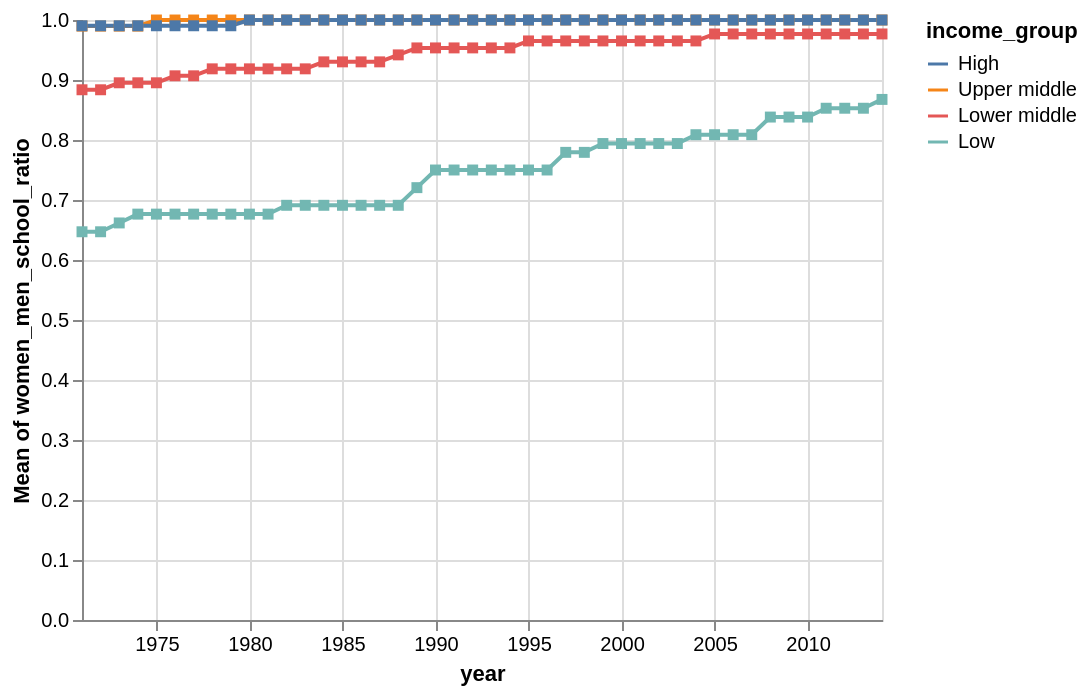

The notebook cell saved with this chart:
### Markdown cell above
**Question 3.5** 
<br> {points: 2}

Use layering to add a [square mark](https://altair-viz.github.io/altair-viz-v4/user_guide/marks.html#marks) for every data point in the plot `line_plot_sorted` from **Question 3.4** (so one per yearly mean in each group). 

*Hint: This question is much more simple than you likely think, refer to the slides if this is causing any confusion.*


*Save the layered plot in an object named `plots_combined`.*

### Code cell
plots_combined = line_plot_sorted + line_plot_sorted.mark_square()

# your code here
plots_combined

### Figure 1 — Vega-Lite specification as saved in the notebook (floating-point values rounded to 4 significant figures; data arrays with more than 128 entries replaced by an {"elided": "..."} marker saying what was removed)
{"config": {"view": {"continuousWidth": 400, "continuousHeight": 300}}, "layer": [{"mark": "line", "encoding": {"color": {"type": "nominal", "field": "income_group", "sort": ["High", "Upper middle", "Lower middle", "Low"]}, "x": {"type": "temporal", "field": "year"}, "y": {"type": "quantitative", "aggregate": "mean", "field": "women_men_school_ratio"}}}, {"mark": "square", "encoding": {"color": {"type": "nominal", "field": "income_group", "sort": ["High", "Upper middle", "Lower middle", "Low"]}, "x": {"type": "temporal", "field": "year"}, "y": {"type": "quantitative", "aggregate": "mean", "field": "women_men_school_ratio"}}}], "data": {"name": "data-985ba4e8019cf60976505f9e2a26bf02"}, "$schema": "https://vega.github.io/schema/vega-lite/v4.8.1.json", "datasets": {"data-985ba4e8019cf60976505f9e2a26bf02": {"elided": "7832 records"}}}
